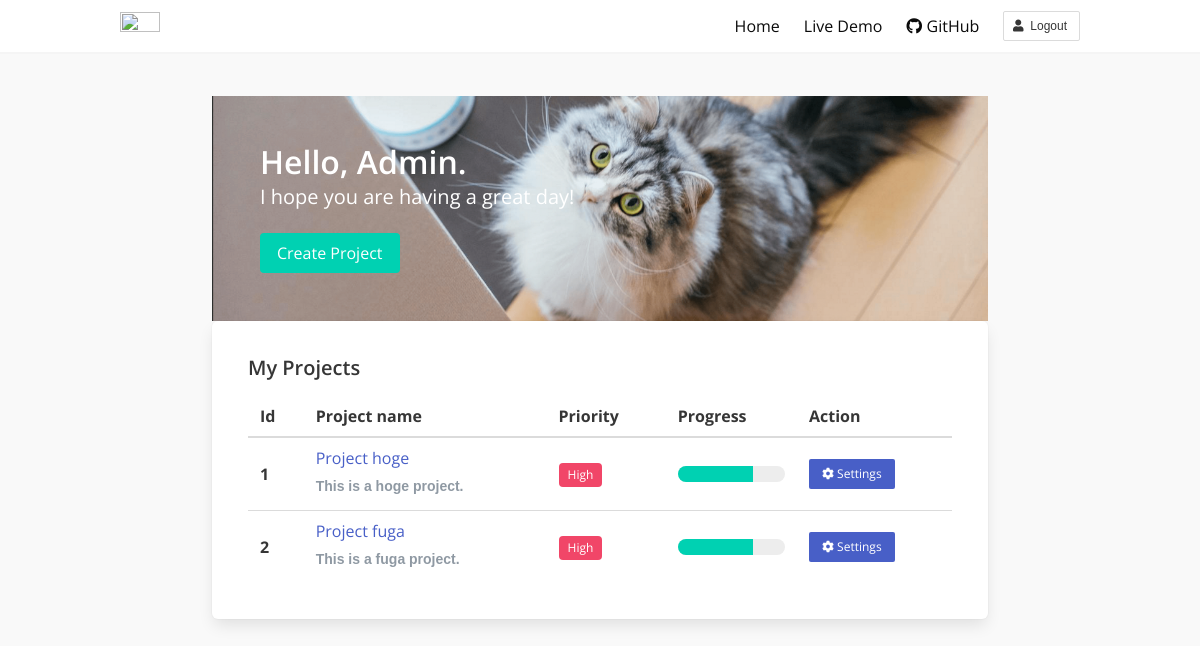
Page /projects/ (signed in) on the committed database.
### server/models.py (models this page shows, shortened)
class Project(models.Model):
    name = models.CharField(max_length=100)
    description = models.TextField()
    created_at = models.DateTimeField(auto_now_add=True)
    updated_at = models.DateTimeField(auto_now=True)
    users = models.ManyToManyField(User)

### server/views.py (the view)
# urls.py: path('projects/', ProjectsView.as_view(), name='project-list'),
class ProjectsView(LoginRequiredMixin, ListView):
    model = Project
    paginate_by = 100
    template_name = 'projects.html'

### server/templates/projects.html
{% extends "base.html" %} {% load static %} {% block content %}
<section class="container" id="root">
    <div class="columns">
        <div class="column is-10 is-offset-1">
            <div class="hero project-image">
                <div class="hero-body">
                    <div class="container">
                        <h1 class="title has-text-white">
                            Hello, Admin.
                        </h1>
                        <h2 class="subtitle has-text-white">
                            I hope you are having a great day!
                        </h2>
                        <a class="button is-primary">Create Project</a>
                    </div>
                </div>
            </div>
            <div class="box content">
                <article class="post">
                    <h4>My Projects</h4>
                    <div class="media">
                        <div class="media-content">
                            <div class="content">
                                <table class="table is-hoverable">
                                    <thead>
                                        <tr>
                                            <th>Id</th>
                                            <th>Project name</th>
                                            <th>Priority</th>
                                            <th>Progress</th>
                                            <th>Action</th>
                                        </tr>
                                    </thead>
                                    <tbody>
                                        {% for project in object_list %}
                                        <tr>
                                            <th style="vertical-align:middle;">{{ forloop.counter }}</th>
                                            <td>
                                                <a href="{% url 'annotation' project.id %}">{{ project.name }}</a>
                                                <p>{{ project.description|truncatechars:50 }}</p>
                                            </td>
                                            <td style="vertical-align:middle;"><span class="tag is-danger">High</span></td>
                                            <td style="vertical-align:middle;"><progress class="progress is-primary" value="70" max="100">30%</progress></td>
                                            <td style="vertical-align:middle;">
                                                <a class="button is-link is-small" href="{% url 'project-admin' project.id %}">
                                                        <i class="fas fa-cog"></i>&nbsp;Settings
                                                </a>
                                            </td>
                                        </tr>
                                        {% endfor %}
                                    </tbody>
                                </table>
                            </div>
                        </div>
                    </div>
                </article>
            </div>
        </div>
    </div>
</section>
{% endblock %}

### server/static/forum.css (style rules this page uses)
html,body { font-family: 'Open Sans', serif; background: #F9F9F9; }
.container .columns { margin: 2rem 0; }
.media-content p { font-size: 14px; line-height: 2.3; font-weight: 700; color: #8F99A3; }
article.post { margin: 1rem; padding-bottom: 1rem; border-bottom: 1px solid #E6EAEE; }
article.post:last-child { padding-bottom: 0; border-bottom: none; }
p { font-family: "游ゴシック体", YuGothic, "YuGothic M", sans-serif; }
.project-image { background-image: url('/static/images/cat.png'); background-size: cover; background-repeat: no-repeat; background-position: center center; }

### rows in the picture
Project: name "Project hoge", description "This is a hoge project."
Project: name "Project fuga", description "This is a fuga project."
